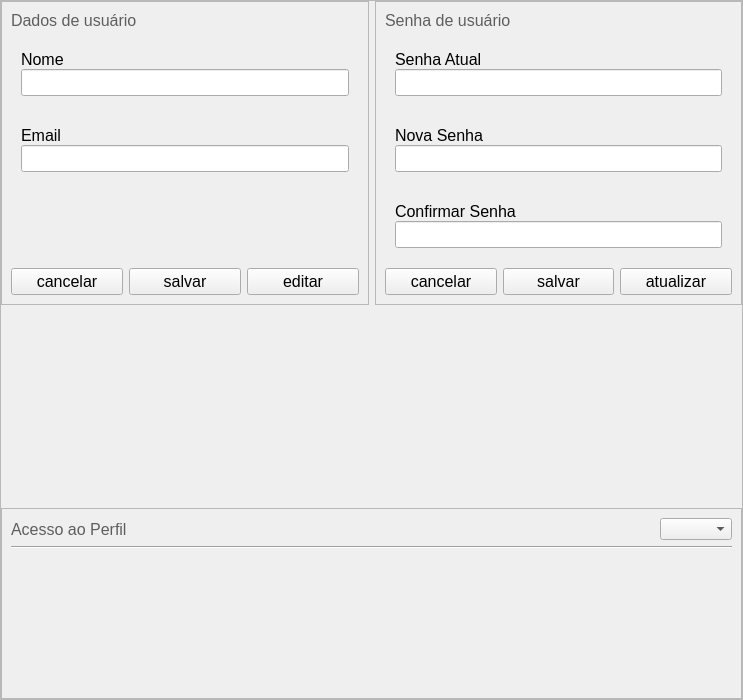
<?xml version="1.0" encoding="UTF-8"?>
<ui version="4.0">
 <class>ConfigForm</class>
 <widget class="QWidget" name="ConfigForm">
  <property name="geometry">
   <rect>
    <x>0</x>
    <y>0</y>
    <width>743</width>
    <height>700</height>
   </rect>
  </property>
  <property name="windowTitle">
   <string>Form</string>
  </property>
  <layout class="QVBoxLayout" name="verticalLayout_13">
   <property name="leftMargin">
    <number>0</number>
   </property>
   <property name="topMargin">
    <number>0</number>
   </property>
   <property name="rightMargin">
    <number>0</number>
   </property>
   <property name="bottomMargin">
    <number>0</number>
   </property>
   <item>
    <widget class="QScrollArea" name="scrollArea">
     <property name="widgetResizable">
      <bool>true</bool>
     </property>
     <widget class="QWidget" name="scrollAreaWidgetContents">
      <property name="geometry">
       <rect>
        <x>0</x>
        <y>0</y>
        <width>741</width>
        <height>698</height>
       </rect>
      </property>
      <layout class="QGridLayout" name="gridLayout">
       <property name="leftMargin">
        <number>0</number>
       </property>
       <property name="topMargin">
        <number>0</number>
       </property>
       <property name="rightMargin">
        <number>0</number>
       </property>
       <property name="bottomMargin">
        <number>0</number>
       </property>
       <item row="0" column="1">
        <widget class="QFrame" name="frame_2">
         <property name="sizePolicy">
          <sizepolicy hsizetype="Preferred" vsizetype="Minimum">
           <horstretch>0</horstretch>
           <verstretch>0</verstretch>
          </sizepolicy>
         </property>
         <property name="frameShape">
          <enum>QFrame::StyledPanel</enum>
         </property>
         <property name="frameShadow">
          <enum>QFrame::Raised</enum>
         </property>
         <layout class="QVBoxLayout" name="verticalLayout_8">
          <property name="spacing">
           <number>10</number>
          </property>
          <item>
           <widget class="QLabel" name="label_5">
            <property name="sizePolicy">
             <sizepolicy hsizetype="Preferred" vsizetype="Fixed">
              <horstretch>0</horstretch>
              <verstretch>0</verstretch>
             </sizepolicy>
            </property>
            <property name="font">
             <font>
              <family>Segoe UI</family>
              <pointsize>12</pointsize>
             </font>
            </property>
            <property name="styleSheet">
             <string notr="true">color: #5E5E5E;</string>
            </property>
            <property name="text">
             <string>Senha de usuário</string>
            </property>
           </widget>
          </item>
          <item>
           <widget class="QWidget" name="widSenhaAtual" native="true">
            <property name="font">
             <font>
              <family>Segoe UI</family>
              <pointsize>12</pointsize>
             </font>
            </property>
            <layout class="QVBoxLayout" name="verticalLayout_4">
             <property name="spacing">
              <number>0</number>
             </property>
             <property name="leftMargin">
              <number>10</number>
             </property>
             <property name="topMargin">
              <number>10</number>
             </property>
             <property name="rightMargin">
              <number>10</number>
             </property>
             <property name="bottomMargin">
              <number>10</number>
             </property>
             <item>
              <widget class="QLabel" name="label_6">
               <property name="text">
                <string>Senha Atual</string>
               </property>
              </widget>
             </item>
             <item>
              <widget class="QLineEdit" name="leSenhaAtual"/>
             </item>
            </layout>
           </widget>
          </item>
          <item>
           <widget class="QWidget" name="widSenhaNova" native="true">
            <property name="font">
             <font>
              <family>Segoe UI</family>
              <pointsize>12</pointsize>
             </font>
            </property>
            <layout class="QVBoxLayout" name="verticalLayout_5">
             <property name="spacing">
              <number>0</number>
             </property>
             <property name="leftMargin">
              <number>10</number>
             </property>
             <property name="topMargin">
              <number>10</number>
             </property>
             <property name="rightMargin">
              <number>10</number>
             </property>
             <property name="bottomMargin">
              <number>10</number>
             </property>
             <item>
              <widget class="QLabel" name="label_7">
               <property name="text">
                <string>Nova Senha</string>
               </property>
              </widget>
             </item>
             <item>
              <widget class="QLineEdit" name="leSenhaNova"/>
             </item>
            </layout>
           </widget>
          </item>
          <item>
           <widget class="QWidget" name="widSenhaConfirm" native="true">
            <property name="font">
             <font>
              <family>Segoe UI</family>
              <pointsize>12</pointsize>
             </font>
            </property>
            <layout class="QVBoxLayout" name="verticalLayout_6">
             <property name="spacing">
              <number>0</number>
             </property>
             <property name="leftMargin">
              <number>10</number>
             </property>
             <property name="topMargin">
              <number>10</number>
             </property>
             <property name="rightMargin">
              <number>10</number>
             </property>
             <property name="bottomMargin">
              <number>10</number>
             </property>
             <item>
              <widget class="QLabel" name="label_8">
               <property name="text">
                <string>Confirmar Senha</string>
               </property>
              </widget>
             </item>
             <item>
              <widget class="QLineEdit" name="leSenhaConfirm"/>
             </item>
            </layout>
           </widget>
          </item>
          <item>
           <widget class="QWidget" name="widget_6" native="true">
            <property name="sizePolicy">
             <sizepolicy hsizetype="Preferred" vsizetype="Fixed">
              <horstretch>0</horstretch>
              <verstretch>0</verstretch>
             </sizepolicy>
            </property>
            <layout class="QHBoxLayout" name="horizontalLayout_2">
             <property name="leftMargin">
              <number>0</number>
             </property>
             <property name="topMargin">
              <number>0</number>
             </property>
             <property name="rightMargin">
              <number>0</number>
             </property>
             <property name="bottomMargin">
              <number>0</number>
             </property>
             <item>
              <widget class="QPushButton" name="btnCancelarSenha">
               <property name="font">
                <font>
                 <family>Segoe UI</family>
                 <pointsize>12</pointsize>
                </font>
               </property>
               <property name="text">
                <string>cancelar</string>
               </property>
              </widget>
             </item>
             <item>
              <widget class="QPushButton" name="btnSalvarSenha">
               <property name="font">
                <font>
                 <family>Segoe UI</family>
                 <pointsize>12</pointsize>
                </font>
               </property>
               <property name="text">
                <string>salvar</string>
               </property>
              </widget>
             </item>
             <item>
              <widget class="QPushButton" name="btnAtualizarSenha">
               <property name="font">
                <font>
                 <family>Segoe UI</family>
                 <pointsize>12</pointsize>
                </font>
               </property>
               <property name="text">
                <string>atualizar</string>
               </property>
              </widget>
             </item>
            </layout>
           </widget>
          </item>
         </layout>
        </widget>
       </item>
       <item row="0" column="0">
        <widget class="QFrame" name="frame">
         <property name="sizePolicy">
          <sizepolicy hsizetype="Preferred" vsizetype="Minimum">
           <horstretch>0</horstretch>
           <verstretch>0</verstretch>
          </sizepolicy>
         </property>
         <property name="frameShape">
          <enum>QFrame::StyledPanel</enum>
         </property>
         <property name="frameShadow">
          <enum>QFrame::Raised</enum>
         </property>
         <layout class="QVBoxLayout" name="verticalLayout_7">
          <property name="spacing">
           <number>10</number>
          </property>
          <item>
           <widget class="QLabel" name="label">
            <property name="sizePolicy">
             <sizepolicy hsizetype="Preferred" vsizetype="Fixed">
              <horstretch>0</horstretch>
              <verstretch>0</verstretch>
             </sizepolicy>
            </property>
            <property name="font">
             <font>
              <family>Segoe UI</family>
              <pointsize>12</pointsize>
             </font>
            </property>
            <property name="styleSheet">
             <string notr="true">color: #5E5E5E;</string>
            </property>
            <property name="text">
             <string>Dados de usuário</string>
            </property>
           </widget>
          </item>
          <item>
           <widget class="QWidget" name="widNome" native="true">
            <property name="font">
             <font>
              <family>Segoe UI</family>
              <pointsize>12</pointsize>
             </font>
            </property>
            <layout class="QVBoxLayout" name="verticalLayout">
             <property name="spacing">
              <number>0</number>
             </property>
             <property name="leftMargin">
              <number>10</number>
             </property>
             <property name="topMargin">
              <number>10</number>
             </property>
             <property name="rightMargin">
              <number>10</number>
             </property>
             <property name="bottomMargin">
              <number>10</number>
             </property>
             <item>
              <widget class="QLabel" name="label_2">
               <property name="text">
                <string>Nome</string>
               </property>
              </widget>
             </item>
             <item>
              <widget class="QLineEdit" name="leNome"/>
             </item>
            </layout>
           </widget>
          </item>
          <item>
           <widget class="QWidget" name="widEmail" native="true">
            <property name="font">
             <font>
              <family>Segoe UI</family>
              <pointsize>12</pointsize>
             </font>
            </property>
            <layout class="QVBoxLayout" name="verticalLayout_3">
             <property name="spacing">
              <number>0</number>
             </property>
             <property name="leftMargin">
              <number>10</number>
             </property>
             <property name="topMargin">
              <number>10</number>
             </property>
             <property name="rightMargin">
              <number>10</number>
             </property>
             <property name="bottomMargin">
              <number>10</number>
             </property>
             <item>
              <widget class="QLabel" name="label_4">
               <property name="text">
                <string>Email</string>
               </property>
              </widget>
             </item>
             <item>
              <widget class="QLineEdit" name="leEmail"/>
             </item>
            </layout>
           </widget>
          </item>
          <item>
           <widget class="QWidget" name="widget_17" native="true"/>
          </item>
          <item>
           <widget class="QWidget" name="widget" native="true">
            <property name="sizePolicy">
             <sizepolicy hsizetype="Preferred" vsizetype="Fixed">
              <horstretch>0</horstretch>
              <verstretch>0</verstretch>
             </sizepolicy>
            </property>
            <layout class="QHBoxLayout" name="horizontalLayout">
             <property name="spacing">
              <number>6</number>
             </property>
             <property name="leftMargin">
              <number>0</number>
             </property>
             <property name="topMargin">
              <number>0</number>
             </property>
             <property name="rightMargin">
              <number>0</number>
             </property>
             <property name="bottomMargin">
              <number>0</number>
             </property>
             <item>
              <widget class="QPushButton" name="btnCancelarUser">
               <property name="font">
                <font>
                 <family>Segoe UI</family>
                 <pointsize>12</pointsize>
                </font>
               </property>
               <property name="text">
                <string>cancelar</string>
               </property>
              </widget>
             </item>
             <item>
              <widget class="QPushButton" name="btnSalvarUser">
               <property name="font">
                <font>
                 <family>Segoe UI</family>
                 <pointsize>12</pointsize>
                </font>
               </property>
               <property name="text">
                <string>salvar</string>
               </property>
              </widget>
             </item>
             <item>
              <widget class="QPushButton" name="btnEditarUser">
               <property name="font">
                <font>
                 <family>Segoe UI</family>
                 <pointsize>12</pointsize>
                </font>
               </property>
               <property name="text">
                <string>editar</string>
               </property>
              </widget>
             </item>
            </layout>
           </widget>
          </item>
         </layout>
        </widget>
       </item>
       <item row="2" column="0" colspan="2">
        <widget class="QFrame" name="frame_5">
         <property name="frameShape">
          <enum>QFrame::StyledPanel</enum>
         </property>
         <property name="frameShadow">
          <enum>QFrame::Raised</enum>
         </property>
         <layout class="QVBoxLayout" name="verticalLayout_12">
          <item>
           <widget class="QWidget" name="widget_15" native="true">
            <property name="sizePolicy">
             <sizepolicy hsizetype="Preferred" vsizetype="Fixed">
              <horstretch>0</horstretch>
              <verstretch>0</verstretch>
             </sizepolicy>
            </property>
            <layout class="QHBoxLayout" name="horizontalLayout_7">
             <property name="leftMargin">
              <number>0</number>
             </property>
             <property name="topMargin">
              <number>0</number>
             </property>
             <property name="rightMargin">
              <number>0</number>
             </property>
             <property name="bottomMargin">
              <number>0</number>
             </property>
             <item>
              <widget class="QLabel" name="label_10">
               <property name="font">
                <font>
                 <family>Segoe UI</family>
                 <pointsize>12</pointsize>
                </font>
               </property>
               <property name="styleSheet">
                <string notr="true">color: #5E5E5E;</string>
               </property>
               <property name="text">
                <string>Acesso ao Perfil</string>
               </property>
              </widget>
             </item>
             <item>
              <spacer name="horizontalSpacer_7">
               <property name="orientation">
                <enum>Qt::Horizontal</enum>
               </property>
               <property name="sizeHint" stdset="0">
                <size>
                 <width>529</width>
                 <height>20</height>
                </size>
               </property>
              </spacer>
             </item>
             <item>
              <widget class="QComboBox" name="cbPerfil"/>
             </item>
            </layout>
           </widget>
          </item>
          <item>
           <widget class="Line" name="line">
            <property name="orientation">
             <enum>Qt::Horizontal</enum>
            </property>
           </widget>
          </item>
          <item>
           <widget class="QWidget" name="widget_16" native="true">
            <layout class="QHBoxLayout" name="acessoPerfilLayout">
             <property name="leftMargin">
              <number>0</number>
             </property>
             <property name="topMargin">
              <number>0</number>
             </property>
             <property name="rightMargin">
              <number>0</number>
             </property>
             <property name="bottomMargin">
              <number>0</number>
             </property>
             <item>
              <widget class="QWidget" name="widEdicao" native="true"/>
             </item>
             <item>
              <widget class="QWidget" name="widVisu" native="true"/>
             </item>
            </layout>
           </widget>
          </item>
         </layout>
        </widget>
       </item>
       <item row="1" column="0">
        <widget class="QWidget" name="widPerfis" native="true"/>
       </item>
       <item row="1" column="1">
        <widget class="QWidget" name="widShare" native="true"/>
       </item>
      </layout>
     </widget>
    </widget>
   </item>
  </layout>
 </widget>
 <tabstops>
  <tabstop>leNome</tabstop>
  <tabstop>leEmail</tabstop>
  <tabstop>btnCancelarUser</tabstop>
  <tabstop>btnSalvarUser</tabstop>
  <tabstop>btnEditarUser</tabstop>
  <tabstop>leSenhaAtual</tabstop>
  <tabstop>leSenhaNova</tabstop>
  <tabstop>leSenhaConfirm</tabstop>
  <tabstop>btnCancelarSenha</tabstop>
  <tabstop>btnSalvarSenha</tabstop>
  <tabstop>btnAtualizarSenha</tabstop>
  <tabstop>cbPerfil</tabstop>
  <tabstop>scrollArea</tabstop>
 </tabstops>
 <resources>
  <include location="imgs/resource.qrc"/>
 </resources>
 <connections/>
</ui>
